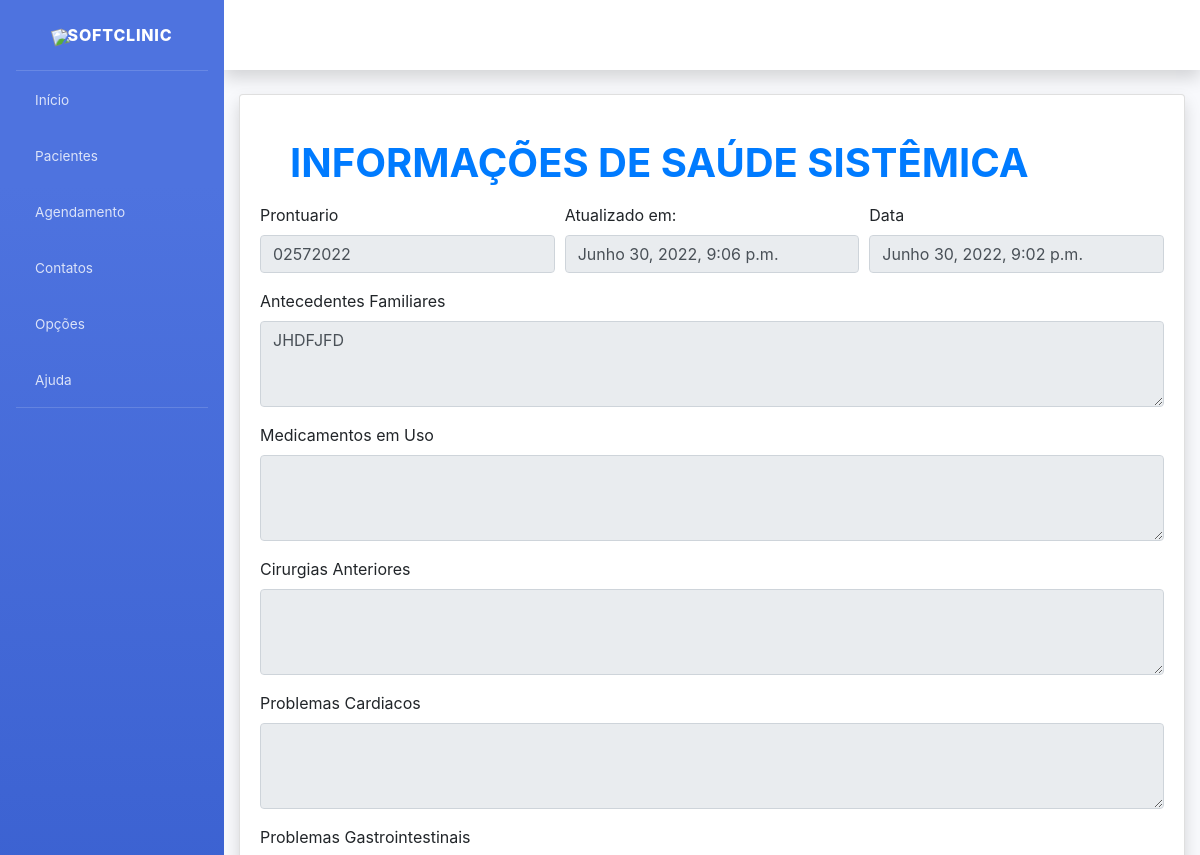
The app's page /inf-sau-sis-detalhes/2/ (upper part), older data.
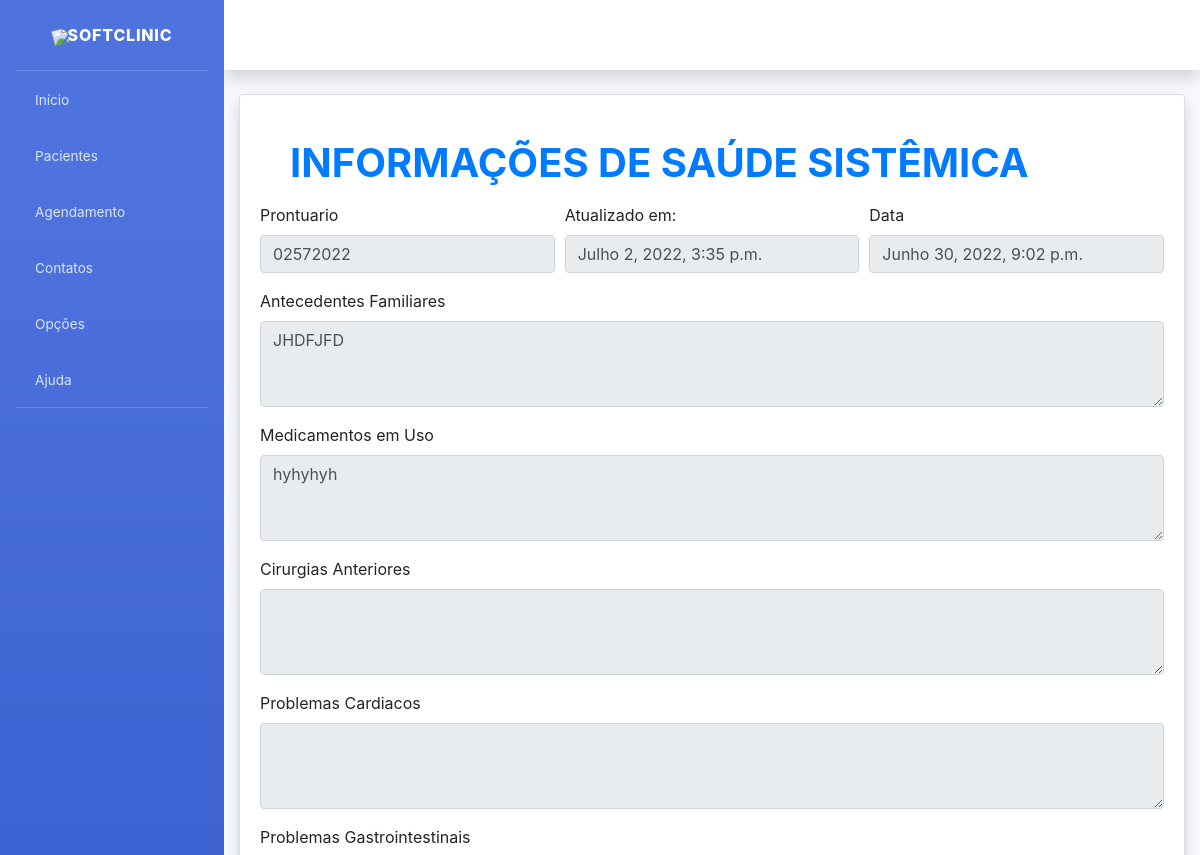
The same page, newer data.
### prontuario/models.py (models this page shows, shortened)
class InfSaudeSistemica(models.Model):
    created_at = models.DateTimeField(auto_now_add=True)
    updated_at = models.DateTimeField(auto_now=True)
    prontuario = models.ForeignKey(Prontuario, on_delete=models.CASCADE)
    antecedentes_familiares = models.TextField(verbose_name="Antecedentes Familiares", blank=True)
    medicamentos_em_uso = models.TextField(verbose_name="Medicamentos Em uso", blank=True)
    cirurgias_anteriores = models.TextField(verbose_name="Cirurgias Anteriores", blank=True)
    problemas_cardiacos = models.TextField(verbose_name="Problemas Cardiacos", blank=True)
    problemas_gastrointestinais = models.TextField(verbose_name="Problemas Gastrointestinais", blank=True)
    alteracoes_sanguineas = models.TextField(verbose_name="Alterações Sanguineas", blank=True)
    enfermidades_osseas = models.TextField(verbose_name="Enfermidades Ósseas", blank=True)
    problemas_pulmonares = models.TextField(verbose_name="Problemas Pulmonares", blank=True)
    alergias = models.TextField("alergias", blank=True)
    habitos = models.TextField(verbose_name="Hábitos", blank=True)
    observacao = models.TextField(verbose_name="Há Alguma Informação Sobre Sua Saúde Que Não Foi Perguntada?", blank=True)

class Prontuario(models.Model):
    paciente = models.OneToOneField(Paciente, on_delete=models.CASCADE)
    num_prontuario = models.CharField("NumProntuario", max_length=200)
    def __str__(self):
        return self.num_prontuario

### prontuario/views.py (the view)
# urls.py: path("inf-sau-sis-detalhes/<int:pk>/", inf_saude_sistemica_detalhes, name="inf_sau_sis_detalhes"),
def inf_saude_sistemica_detalhes(request, pk=None):
    object = InfSaudeSistemica.objects.get(pk=pk)
    context = {
        'object': object,
    }
    return render(request, 'prontuario/inf_saude_sistemica.html', context)

### prontuario/templates/prontuario/inf_saude_sistemica.html (shortened to what this page needs)
{% extends "pacientes/base.html" %}
{% load static %}
{% load crispy_forms_tags %}
{% block content %}
<div class="container">
    <div class="card shadow mb-4">
        <div class="card-body"><br>
            <h1 class="mb-3 text-primary">
                <b>INFORMAÇÕES DE SAÚDE SISTÊMICA</b>
            </h1>
            <form>
                <div class="form-row">
                    <div class="form-group col-md-4">
                        <label>Prontuario</label>
                        <input type="text" class="form-control" value="{{ object.prontuario }}" disabled>
                    </div>
                    <div class="form-group col-md-4">
                        <label>Atualizado em:</label>
                        <input type="text" class="form-control" value="{{ object.updated_at}}" name="updated_at" disabled>
                    </div>
                    <div class="form-group col-md-4">
                        <label>Data</label>
                        <input type="text" class="form-control" value="{{ object.created_at}}" name="created_at" disabled>
                    </div>
                </div>
                <div class="form-row">
                    <div class="form-group col-md-12">
                        <label>Antecedentes Familiares</label>
                        <textarea type="textarea" cols="40" rows="3" class="textarea form-control" value="{{ object.antecedentes_familiares }}" disabled>{{ object.antecedentes_familiares }}</textarea>
                    </div>
                </div>
                <div class="form-row">
                    <div class="form-group col-md-12">
                        <label>Medicamentos em Uso</label>
                        <textarea type="textarea" cols="40" rows="3" class="textarea form-control" value="{{ object.medicamentos_em_uso }}" disabled>{{ object.medicamentos_em_uso }}</textarea>
                    </div>
                </div>
                <div class="form-row">
                    <div class="form-group col-md-12">
                        <label>Cirurgias Anteriores</label>
                        <textarea type="textarea" cols="40" rows="3" class="textarea form-control" value="{{ object.cirurgias_anteriores }}" disabled>{{ object.cirurgias_anteriores }}</textarea>
                    </div>
                </div>
                <div class="form-row">
                   <div class="form-group col-md-12">
                        <label>Problemas Cardiacos</label>
                        <textarea type="textarea" cols="40" rows="3" class="textarea form-control" value="{{ object.problemas_cardiacos }}" disabled>{{ object.problemas_cardiacos }}</textarea>
                    </div>
                </div>
                <div class="form-row">
                   <div class="form-group col-md-12">
                        <label>Problemas Gastrointestinais</label>
                    </div>
                </div>
            </form>
        </div>
    </div>
</div>
</div>
{% endblock content %}

Row changes from the older to the newer data that the page shows:
changed InfSaudeSistemica "JHDFJFD": updated_at "Junho 30, 2022, 9:06 p.m." → "Julho 2, 2022, 3:35 p.m."; medicamentos_em_uso (not shown) → "hyhyhyh"
